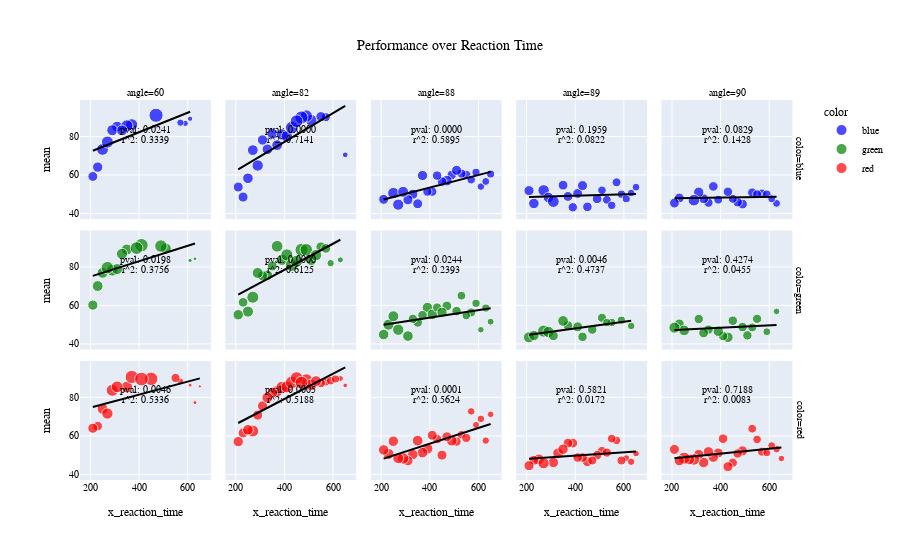

Here is the notebook cell this chart was saved with:
### Markdown cell above
# Performance over RT

### Code cell
perf_angle_df = events_df.groupby(["x_reaction_time", "color", "angle"])["performance"] \
    .agg(["count", "mean"]).reset_index()
perf_angle_df = weigted_outlier_filter("mean", "count", lower_q=.1, upper_q=.9)(perf_angle_df)
perf_angle_df = weigted_outlier_filter("x_reaction_time", "count", lower_q=.1, upper_q=.85)(perf_angle_df)
fig = px.scatter(perf_angle_df.sort_values("angle"), 
    title="Performance over Reaction Time",
    x="x_reaction_time", y="mean", 
    color="color", size="count", size_max=10,
    facet_row="color", facet_col="angle",
    render_mode="svg",
    # marginal_x="histogram",
    # animation_frame="angle",
    # facet_col_spacing=.25, facet_row_spacing=.1,
    trendline="ols", trendline_options=dict(log_x=False), trendline_color_override="black",
    color_discrete_map={
        "red": "red",
        "green": "green",
        "blue": "blue"})
for idx, row in px.get_trendline_results(fig).sort_values("color", ascending=False).iterrows():
    res = row["px_fit_results"]
    fig.add_annotation(xref=f"x{idx+1}", yref=f"y{idx+1}", showarrow=False, yshift=30, text=f"pval: {res.pvalues[1]:.4f}")
    fig.add_annotation(xref=f"x{idx+1}", yref=f"y{idx+1}", showarrow=False, yshift=20, text=f"r^2: {res.rsquared:.4f}")
fig.update_layout(
    title_x=0.5,
    font= my_font,
                )
fig.show()
pio.write_image(fig, 'per_density.png', width=1600, height=700)


# pio.write_image(fig, 'sacc.png', width=1600, height=700)
# import PIL
# import io

# frames = []
# for s, fr in enumerate(fig.frames):
#     fig.update(data=fr.data)
#     fig.layout.sliders[0].update(active=s)
#     frames.append(PIL.Image.open(io.BytesIO(fig.to_image(scale=2, format="png"))))
    
# # create animated GIF
# frames[0].save(
#         "test.gif",
#         save_all=True,
#         append_images=frames[1:],
#         optimize=True,
#         duration=500,
#         loop=0,
#     )
# Performance_over_reaction_time_bytes = fig.to_image(format="png", width=400, height=400)

### Figure 1 — Plotly figure (JSON) as saved in the notebook; plotly's stock layout.template omitted (floating-point values rounded to 4 significant figures)
{"data": [{"hovertemplate": "color=blue<br>angle=60<br>x_reaction_time=%{x}<br>mean=%{y}<br>count=%{marker.size}<extra></extra>", "legendgroup": "blue", "marker": {"color": "blue", "size": [130, 187, 37, 161, 161, 192, 53, 194, 193, 154, 70, 142, 266], "sizemode": "area", "sizeref": 2.66, "symbol": "circle"}, "mode": "markers", "name": "blue", "orientation": "v", "showlegend": true, "type": "scatter", "x": [210, 250, 610, 310, 290, 270, 590, 370, 350, 330, 570, 230, 470], "xaxis": "x11", "y": [59.23, 73.26, 89.19, 85.09, 83.23, 77.08, 86.79, 86.08, 85.49, 83.12, 87.14, 64.08, 90.98], "yaxis": "y11"}, {"hovertemplate": "<b>OLS trendline</b><br>mean = 0.0507244 * x_reaction_time + 61.9049<br>R<sup>2</sup>=0.533647<br><br>color=blue<br>angle=60<br>x_reaction_time=%{x}<br>mean=%{y} <b>(trend)</b><extra></extra>", "legendgroup": "blue", "line": {"color": "black"}, "marker": {"color": "blue", "symbol": "circle"}, "mode": "lines", "name": "blue", "showlegend": false, "type": "scatter", "x": [210, 230, 250, 270, 290, 310, 330, 350, 370, 470, 570, 590, 610], "xaxis": "x11", "y": [72.56, 73.57, 74.59, 75.6, 76.61, 77.63, 78.64, 79.66, 80.67, 85.75, 90.82, 91.83, 92.85], "yaxis": "y11"}, {"hovertemplate": "color=blue<br>angle=82<br>x_reaction_time=%{x}<br>mean=%{y}<br>count=%{marker.size}<extra></extra>", "legendgroup": "blue", "marker": {"color": "blue", "size": [155, 151, 150, 151, 174, 175, 155, 171, 214, 110, 181, 202, 227, 215, 44, 136, 134, 142, 134], "sizemode": "area", "sizeref": 2.66, "symbol": "circle"}, "mode": "markers", "name": "blue", "orientation": "v", "showlegend": false, "type": "scatter", "x": [370, 250, 330, 350, 390, 410, 270, 290, 430, 570, 510, 490, 470, 450, 650, 230, 550, 310, 210], "xaxis": "x12", "y": [75.48, 58.28, 73.33, 81.46, 81.03, 80, 72.9, 64.91, 84.58, 90, 88.4, 90.59, 89.87, 87.91, 70.45, 48.53, 90.3, 78.17, 53.73], "yaxis": "y12"}, {"hovertemplate": "<b>OLS trendline</b><br>mean = 0.0748545 * x_reaction_time + 47.1725<br>R<sup>2</sup>=0.518824<br><br>color=blue<br>angle=82<br>x_reaction_time=%{x}<br>mean=%{y} <b>(trend)</b><extra></extra>", "legendgroup": "blue", "line": {"color": "black"}, "marker": {"color": "blue", "symbol": "circle"}, "mode": "lines", "name": "blue", "showlegend": false, "type": "scatter", "x": [210, 230, 250, 270, 290, 310, 330, 350, 370, 390, 410, 430, 450, 470, 490, 510, 550, 570, 650], "xaxis": "x12", "y": [62.89, 64.39, 65.89, 67.38, 68.88, 70.38, 71.87, 73.37, 74.87, 76.37, 77.86, 79.36, 80.86, 82.35, 83.85, 85.35, 88.34, 89.84, 95.83], "yaxis": "y12"}, {"hovertemplate": "color=blue<br>angle=88<br>x_reaction_time=%{x}<br>mean=%{y}<br>count=%{marker.size}<extra></extra>", "legendgroup": "blue", "marker": {"color": "blue", "size": [115, 76, 139, 131, 138, 138, 86, 115, 174, 131, 120, 112, 99, 133, 149, 122, 113, 88, 160, 166, 83, 119], "sizemode": "area", "sizeref": 2.66, "symbol": "circle"}, "mode": "markers", "name": "blue", "orientation": "v", "showlegend": false, "type": "scatter", "x": [410, 610, 370, 350, 330, 310, 650, 550, 250, 210, 490, 530, 570, 510, 470, 450, 390, 590, 290, 270, 630, 430], "xaxis": "x13", "y": [51.3, 53.95, 59.71, 45.04, 50, 47.1, 60.47, 60, 50.57, 47.33, 60, 60.71, 57.58, 62.41, 57.05, 56.56, 51.33, 61.36, 51.25, 44.58, 56.63, 59.66], "yaxis": "y13"}, {"hovertemplate": "<b>OLS trendline</b><br>mean = 0.0325162 * x_reaction_time + 40.4761<br>R<sup>2</sup>=0.562421<br><br>color=blue<br>angle=88<br>x_reaction_time=%{x}<br>mean=%{y} <b>(trend)</b><extra></extra>", "legendgroup": "blue", "line": {"color": "black"}, "marker": {"color": "blue", "symbol": "circle"}, "mode": "lines", "name": "blue", "showlegend": false, "type": "scatter", "x": [210, 250, 270, 290, 310, 330, 350, 370, 390, 410, 430, 450, 470, 490, 510, 530, 550, 570, 590, 610, 630, 650], "xaxis": "x13", "y": [47.3, 48.61, 49.26, 49.91, 50.56, 51.21, 51.86, 52.51, 53.16, 53.81, 54.46, 55.11, 55.76, 56.41, 57.06, 57.71, 58.36, 59.01, 59.66, 60.31, 60.96, 61.61], "yaxis": "y13"}, {"hovertemplate": "color=blue<br>angle=89<br>x_reaction_time=%{x}<br>mean=%{y}<br>count=%{marker.size}<extra></extra>", "legendgroup": "blue", "marker": {"color": "blue", "size": [128, 90, 86, 135, 79, 175, 147, 184, 129, 118, 131, 104, 134, 122, 98, 126, 105, 95, 146, 82], "sizemode": "area", "sizeref": 2.66, "symbol": "circle"}, "mode": "markers", "name": "blue", "orientation": "v", "showlegend": false, "type": "scatter", "x": [350, 590, 610, 210, 630, 270, 290, 310, 410, 390, 370, 530, 430, 450, 510, 490, 570, 550, 230, 650], "xaxis": "x14", "y": [54.69, 50, 47.67, 51.85, 50.63, 52, 48.3, 46.2, 50.39, 43.22, 48.85, 47.12, 54.48, 43.44, 52.04, 47.62, 56.19, 44.21, 45.21, 53.66], "yaxis": "y14"}, {"hovertemplate": "<b>OLS trendline</b><br>mean = 0.00367583 * x_reaction_time + 47.7635<br>R<sup>2</sup>=0.017154<br><br>color=blue<br>angle=89<br>x_reaction_time=%{x}<br>mean=%{y} <b>(trend)</b><extra></extra>", "legendgroup": "blue", "line": {"color": "black"}, "marker": {"color": "blue", "symbol": "circle"}, "mode": "lines", "name": "blue", "showlegend": false, "type": "scatter", "x": [210, 230, 270, 290, 310, 350, 370, 390, 410, 430, 450, 490, 510, 530, 550, 570, 590, 610, 630, 650], "xaxis": "x14", "y": [48.54, 48.61, 48.76, 48.83, 48.9, 49.05, 49.12, 49.2, 49.27, 49.34, 49.42, 49.56, 49.64, 49.71, 49.79, 49.86, 49.93, 50.01, 50.08, 50.15], "yaxis": "y14"}, {"hovertemplate": "color=blue<br>angle=90<br>x_reaction_time=%{x}<br>mean=%{y}<br>count=%{marker.size}<extra></extra>", "legendgroup": "blue", "marker": {"color": "blue", "size": [127, 116, 127, 120, 99, 104, 105, 119, 106, 124, 98, 114, 128, 143, 179, 84, 84, 130], "sizemode": "area", "sizeref": 2.66, "symbol": "circle"}, "mode": "markers", "name": "blue", "orientation": "v", "showlegend": false, "type": "scatter", "x": [230, 530, 490, 470, 570, 550, 450, 430, 390, 370, 590, 350, 330, 310, 290, 630, 610, 210], "xaxis": "x15", "y": [48.03, 50.86, 44.88, 45.83, 50.51, 50, 47.62, 51.26, 47.17, 54.03, 50, 45.61, 47.66, 51.05, 46.93, 45.24, 47.62, 45.38], "yaxis": "y15"}, {"hovertemplate": "<b>OLS trendline</b><br>mean = 0.00180352 * x_reaction_time + 47.5342<br>R<sup>2</sup>=0.008328<br><br>color=blue<br>angle=90<br>x_reaction_time=%{x}<br>mean=%{y} <b>(trend)</b><extra></extra>", "legendgroup": "blue", "line": {"color": "black"}, "marker": {"color": "blue", "symbol": "circle"}, "mode": "lines", "name": "blue", "showlegend": false, "type": "scatter", "x": [210, 230, 290, 310, 330, 350, 370, 390, 430, 450, 470, 490, 530, 550, 570, 590, 610, 630], "xaxis": "x15", "y": [47.91, 47.95, 48.06, 48.09, 48.13, 48.17, 48.2, 48.24, 48.31, 48.35, 48.38, 48.42, 48.49, 48.53, 48.56, 48.6, 48.63, 48.67], "yaxis": "y15"}, {"hovertemplate": "color=green<br>angle=60<br>x_reaction_time=%{x}<br>mean=%{y}<br>count=%{marker.size}<extra></extra>", "legendgroup": "green", "marker": {"color": "green", "size": [138, 156, 24, 184, 161, 206, 164, 241, 215, 166, 19, 157, 162, 207], "sizemode": "area", "sizeref": 2.66, "symbol": "circle"}, "mode": "markers", "name": "green", "orientation": "v", "showlegend": true, "type": "scatter", "x": [210, 250, 610, 290, 310, 270, 350, 410, 390, 330, 630, 230, 510, 490], "xaxis": "x6", "y": [60.14, 76.92, 83.33, 78.26, 78.88, 79.61, 89.02, 91.29, 89.77, 86.75, 84.21, 70.06, 89.51, 90.82], "yaxis": "y6"}, {"hovertemplate": "<b>OLS trendline</b><br>mean = 0.0400627 * x_reaction_time + 66.9323<br>R<sup>2</sup>=0.375578<br><br>color=green<br>angle=60<br>x_reaction_time=%{x}<br>mean=%{y} <b>(trend)</b><extra></extra>", "legendgroup": "green", "line": {"color": "black"}, "marker": {"color": "green", "symbol": "circle"}, "mode": "lines", "name": "green", "showlegend": false, "type": "scatter", "x": [210, 230, 250, 270, 290, 310, 330, 350, 390, 410, 490, 510, 610, 630], "xaxis": "x6", "y": [75.35, 76.15, 76.95, 77.75, 78.55, 79.35, 80.15, 80.95, 82.56, 83.36, 86.56, 87.36, 91.37, 92.17], "yaxis": "y6"}, {"hovertemplate": "color=green<br>angle=82<br>x_reaction_time=%{x}<br>mean=%{y}<br>count=%{marker.size}<extra></extra>", "legendgroup": "green", "marker": {"color": "green", "size": [72, 172, 128, 162, 183, 148, 196, 193, 221, 193, 135, 225, 158, 207, 125, 173, 125, 49, 145, 134, 160], "sizemode": "area", "sizeref": 2.66, "symbol": "circle"}, "mode": "markers", "name": "green", "orientation": "v", "showlegend": false, "type": "scatter", "x": [590, 390, 350, 250, 370, 330, 410, 270, 430, 450, 550, 470, 510, 490, 570, 530, 230, 630, 210, 310, 290], "xaxis": "x7", "y": [81.94, 83.72, 80.47, 56.79, 90.71, 75.68, 86.22, 64.25, 81.0, 82.9, 90.37, 88.89, 83.54, 88.89, 89.6, 86.13, 61.6, 83.67, 55.17, 75.37, 76.88], "yaxis": "y7"}, {"hovertemplate": "<b>OLS trendline</b><br>mean = 0.0678944 * x_reaction_time + 51.3269<br>R<sup>2</sup>=0.612473<br><br>color=green<br>angle=82<br>x_reaction_time=%{x}<br>mean=%{y} <b>(trend)</b><extra></extra>", "legendgroup": "green", "line": {"color": "black"}, "marker": {"color": "green", "symbol": "circle"}, "mode": "lines", "name": "green", "showlegend": false, "type": "scatter", "x": [210, 230, 250, 270, 290, 310, 330, 350, 370, 390, 410, 430, 450, 470, 490, 510, 530, 550, 570, 590, 630], "xaxis": "x7", "y": [65.58, 66.94, 68.3, 69.66, 71.02, 72.37, 73.73, 75.09, 76.45, 77.81, 79.16, 80.52, 81.88, 83.24, 84.6, 85.95, 87.31, 88.67, 90.03, 91.38, 94.1], "yaxis": "y7"}, {"hovertemplate": "color=green<br>angle=88<br>x_reaction_time=%{x}<br>mean=%{y}<br>count=%{marker.size}<extra></extra>", "legendgroup": "green", "marker": {"color": "green", "size": [146, 150, 90, 57, 110, 125, 152, 64, 87, 164, 103, 147, 129, 121, 112, 140, 95, 122, 115, 171, 160], "sizemode": "area", "sizeref": 2.66, "symbol": "circle"}, "mode": "markers", "name": "green", "orientation": "v", "showlegend": false, "type": "scatter", "x": [390, 410, 590, 610, 570, 350, 310, 650, 630, 230, 530, 210, 470, 510, 430, 450, 550, 370, 330, 270, 250], "xaxis": "x8", "y": [58.9, 55.33, 61.11, 47.37, 56.36, 51.2, 44.08, 51.56, 58.62, 50, 65.05, 44.9, 59.69, 57.02, 58.93, 56.43, 54.74, 54.92, 53.04, 47.37, 54.38], "yaxis": "y8"}, {"hovertemplate": "<b>OLS trendline</b><br>mean = 0.0193443 * x_reaction_time + 45.9417<br>R<sup>2</sup>=0.239305<br><br>color=green<br>angle=88<br>x_reaction_time=%{x}<br>mean=%{y} <b>(trend)</b><extra></extra>", "legendgroup": "green", "line": {"color": "black"}, "marker": {"color": "green", "symbol": "circle"}, "mode": "lines", "name": "green", "showlegend": false, "type": "scatter", "x": [210, 230, 250, 270, 310, 330, 350, 370, 390, 410, 430, 450, 470, 510, 530, 550, 570, 590, 610, 630, 650], "xaxis": "x8", "y": [50.0, 50.39, 50.78, 51.16, 51.94, 52.33, 52.71, 53.1, 53.49, 53.87, 54.26, 54.65, 55.03, 55.81, 56.19, 56.58, 56.97, 57.35, 57.74, 58.13, 58.52], "yaxis": "y8"}, {"hovertemplate": "color=green<br>angle=89<br>x_reaction_time=%{x}<br>mean=%{y}<br>count=%{marker.size}<extra></extra>", "legendgroup": "green", "marker": {"color": "green", "size": [168, 195, 171, 131, 86, 123, 154, 88, 133, 112, 118, 119, 142, 94, 77], "sizemode": "area", "sizeref": 2.66, "symbol": "circle"}, "mode": "markers", "name": "green", "orientation": "v", "showlegend": false, "type": "scatter", "x": [210, 270, 290, 310, 590, 370, 350, 550, 410, 510, 470, 430, 230, 530, 630], "xaxis": "x9", "y": [43.45, 46.67, 46.2, 44.27, 52.33, 49.59, 51.95, 51.14, 48.87, 53.57, 47.46, 43.7, 44.37, 51.06, 49.35], "yaxis": "y9"}, {"hovertemplate": "<b>OLS trendline</b><br>mean = 0.0174096 * x_reaction_time + 41.1271<br>R<sup>2</sup>=0.473681<br><br>color=green<br>angle=89<br>x_reaction_time=%{x}<br>mean=%{y} <b>(trend)</b><extra></extra>", "legendgroup": "green", "line": {"color": "black"}, "marker": {"color": "green", "symbol": "circle"}, "mode": "lines", "name": "green", "showlegend": false, "type": "scatter", "x": [210, 230, 270, 290, 310, 350, 370, 410, 430, 470, 510, 530, 550, 590, 630], "xaxis": "x9", "y": [44.78, 45.13, 45.83, 46.18, 46.52, 47.22, 47.57, 48.27, 48.61, 49.31, 50.01, 50.35, 50.7, 51.4, 52.1], "yaxis": "y9"}, {"hovertemplate": "color=green<br>angle=90<br>x_reaction_time=%{x}<br>mean=%{y}<br>count=%{marker.size}<extra></extra>", "legendgroup": "green", "marker": {"color": "green", "size": [58, 133, 105, 117, 121, 115, 121, 145, 118, 148, 82, 118, 129, 119, 151, 163], "sizemode": "area", "sizeref": 2.66, "symbol": "circle"}, "mode": "markers", "name": "green", "orientation": "v", "showlegend": false, "type": "scatter", "x": [630, 230, 530, 510, 490, 550, 450, 430, 410, 390, 590, 350, 330, 310, 250, 210], "xaxis": "x10", "y": [56.9, 50.38, 48.57, 44.44, 48.76, 53.04, 52.07, 43.45, 44.07, 46.62, 46.34, 47.46, 45.74, 52.94, 47.02, 48.47], "yaxis": "y10"}, {"hovertemplate": "<b>OLS trendline</b><br>mean = 0.00614246 * x_reaction_time + 45.9594<br>R<sup>2</sup>=0.045549<br><br>color=green<br>angle=90<br>x_reaction_time=%{x}<br>mean=%{y} <b>(trend)</b><extra></extra>", "legendgroup": "green", "line": {"color": "black"}, "marker": {"color": "green", "symbol": "circle"}, "mode": "lines", "name": "green", "showlegend": false, "type": "scatter", "x": [210, 230, 250, 310, 330, 350, 390, 410, 430, 450, 490, 510, 530, 550, 590, 630], "xaxis": "x10", "y": [47.25, 47.37, 47.49, 47.86, 47.99, 48.11, 48.35, 48.48, 48.6, 48.72, 48.97, 49.09, 49.21, 49.34, 49.58, 49.83], "yaxis": "y10"}, {"hovertemplate": "color=red<br>angle=60<br>x_reaction_time=%{x}<br>mean=%{y}<br>count=%{marker.size}<extra></extra>", "legendgroup": "red", "marker": {"color": "red", "size": [22, 158, 196, 169, 184, 60, 234, 186, 241, 111, 248, 123, 136, 22, 14], "sizemode": "area", "sizeref": 2.66, "symbol": "circle"}, "mode": "markers", "name": "red", "orientation": "v", "showlegend": true, "type": "scatter", "x": [610, 250, 290, 270, 350, 570, 370, 310, 450, 550, 410, 230, 210, 630, 650], "xaxis": "x", "y": [86.36, 74.05, 83.67, 71.6, 85.33, 88.33, 90.6, 85.48, 89.63, 90.09, 89.52, 65.04, 63.97, 77.27, 85.71], "yaxis": "y"}, {"hovertemplate": "<b>OLS trendline</b><br>mean = 0.0337331 * x_reaction_time + 67.9466<br>R<sup>2</sup>=0.333912<br><br>color=red<br>angle=60<br>x_reaction_time=%{x}<br>mean=%{y} <b>(trend)</b><extra></extra>", "legendgroup": "red", "line": {"color": "black"}, "marker": {"color": "red", "symbol": "circle"}, "mode": "lines", "name": "red", "showlegend": false, "type": "scatter", "x": [210, 230, 250, 270, 290, 310, 350, 370, 410, 450, 550, 570, 610, 630, 650], "xaxis": "x", "y": [75.03, 75.71, 76.38, 77.05, 77.73, 78.4, 79.75, 80.43, 81.78, 83.13, 86.5, 87.17, 88.52, 89.2, 89.87], "yaxis": "y"}, {"hovertemplate": "color=red<br>angle=82<br>x_reaction_time=%{x}<br>mean=%{y}<br>count=%{marker.size}<extra></extra>", "legendgroup": "red", "marker": {"color": "red", "size": [101, 173, 139, 97, 196, 187, 192, 111, 201, 178, 213, 203, 153, 159, 29, 211, 49, 142, 156, 130, 86, 152, 137], "sizemode": "area", "sizeref": 2.66, "symbol": "circle"}, "mode": "markers", "name": "red", "orientation": "v", "showlegend": false, "type": "scatter", "x": [570, 370, 310, 590, 390, 270, 410, 550, 490, 510, 430, 450, 350, 330, 650, 470, 630, 210, 530, 230, 610, 250, 290], "xaxis": "x2", "y": [88.12, 83.24, 75.54, 88.66, 85.2, 62.57, 85.42, 87.39, 89.05, 86.52, 87.79, 90.15, 82.35, 79.87, 86.21, 87.68, 89.8, 57.04, 88.46, 61.54, 89.53, 63.16, 70.8], "yaxis": "y2"}, {"hovertemplate": "<b>OLS trendline</b><br>mean = 0.0656395 * x_reaction_time + 52.9093<br>R<sup>2</sup>=0.714093<br><br>color=red<br>angle=82<br>x_reaction_time=%{x}<br>mean=%{y} <b>(trend)</b><extra></extra>", "legendgroup": "red", "line": {"color": "black"}, "marker": {"color": "red", "symbol": "circle"}, "mode": "lines", "name": "red", "showlegend": false, "type": "scatter", "x": [210, 230, 250, 270, 290, 310, 330, 350, 370, 390, 410, 430, 450, 470, 490, 510, 530, 550, 570, 590, 610, 630, 650], "xaxis": "x2", "y": [66.69, 68.01, 69.32, 70.63, 71.94, 73.26, 74.57, 75.88, 77.2, 78.51, 79.82, 81.13, 82.45, 83.76, 85.07, 86.39, 87.7, 89.01, 90.32, 91.64, 92.95, 94.26, 95.57], "yaxis": "y2"}, {"hovertemplate": "color=red<br>angle=88<br>x_reaction_time=%{x}<br>mean=%{y}<br>count=%{marker.size}<extra></extra>", "legendgroup": "red", "marker": {"color": "red", "size": [163, 150, 153, 77, 145, 67, 145, 138, 77, 162, 59, 94, 146, 73, 120, 114, 153, 131, 134, 112, 176, 159, 131], "sizemode": "area", "sizeref": 2.66, "symbol": "circle"}, "mode": "markers", "name": "red", "orientation": "v", "showlegend": false, "type": "scatter", "x": [390, 370, 350, 610, 250, 590, 330, 310, 570, 230, 650, 530, 210, 630, 430, 510, 490, 470, 450, 550, 290, 270, 410], "xaxis": "x3", "y": [53.37, 51.33, 57.52, 68.83, 57.24, 65.67, 50.34, 47.1, 72.73, 50.62, 71.19, 60.64, 52.74, 57.53, 58.33, 57.02, 57.52, 59.54, 50, 58.93, 48.3, 48.43, 60.31], "yaxis": "y3"}, {"hovertemplate": "<b>OLS trendline</b><br>mean = 0.0408291 * x_reaction_time + 39.6272<br>R<sup>2</sup>=0.589520<br><br>color=red<br>angle=88<br>x_reaction_time=%{x}<br>mean=%{y} <b>(trend)</b><extra></extra>", "legendgroup": "red", "line": {"color": "black"}, "marker": {"color": "red", "symbol": "circle"}, "mode": "lines", "name": "red", "showlegend": false, "type": "scatter", "x": [210, 230, 250, 270, 290, 310, 330, 350, 370, 390, 410, 430, 450, 470, 490, 510, 530, 550, 570, 590, 610, 630, 650], "xaxis": "x3", "y": [48.2, 49.02, 49.83, 50.65, 51.47, 52.28, 53.1, 53.92, 54.73, 55.55, 56.37, 57.18, 58.0, 58.82, 59.63, 60.45, 61.27, 62.08, 62.9, 63.72, 64.53, 65.35, 66.17], "yaxis": "y3"}, {"hovertemplate": "color=red<br>angle=89<br>x_reaction_time=%{x}<br>mean=%{y}<br>count=%{marker.size}<extra></extra>", "legendgroup": "red", "marker": {"color": "red", "size": [92, 159, 145, 64, 159, 108, 59, 131, 166, 128, 128, 145, 121, 135, 99, 123, 120, 108, 121, 137, 113, 73], "sizemode": "area", "sizeref": 2.66, "symbol": "circle"}, "mode": "markers", "name": "red", "orientation": "v", "showlegend": false, "type": "scatter", "x": [570, 330, 310, 610, 250, 590, 650, 230, 270, 390, 370, 350, 510, 450, 550, 430, 490, 470, 410, 210, 530, 630], "xaxis": "x4", "y": [57.61, 50.94, 46.21, 48.44, 47.8, 47.22, 50.85, 47.33, 45.78, 56.25, 56.25, 53.1, 52.07, 46.67, 58.59, 48.78, 50, 47.22, 48.76, 44.53, 51.33, 46.58], "yaxis": "y4"}, {"hovertemplate": "<b>OLS trendline</b><br>mean = 0.0085843 * x_reaction_time + 46.3582<br>R<sup>2</sup>=0.082175<br><br>color=red<br>angle=89<br>x_reaction_time=%{x}<br>mean=%{y} <b>(trend)</b><extra></extra>", "legendgroup": "red", "line": {"color": "black"}, "marker": {"color": "red", "symbol": "circle"}, "mode": "lines", "name": "red", "showlegend": false, "type": "scatter", "x": [210, 230, 250, 270, 310, 330, 350, 370, 390, 410, 430, 450, 470, 490, 510, 530, 550, 570, 590, 610, 630, 650], "xaxis": "x4", "y": [48.16, 48.33, 48.5, 48.68, 49.02, 49.19, 49.36, 49.53, 49.71, 49.88, 50.05, 50.22, 50.39, 50.56, 50.74, 50.91, 51.08, 51.25, 51.42, 51.59, 51.77, 51.94], "yaxis": "y4"}, {"hovertemplate": "color=red<br>angle=90<br>x_reaction_time=%{x}<br>mean=%{y}<br>count=%{marker.size}<extra></extra>", "legendgroup": "red", "marker": {"color": "red", "size": [79, 134, 102, 136, 118, 115, 98, 134, 123, 133, 141, 145, 110, 145, 137, 178, 159, 80, 84, 192, 140, 58], "sizemode": "area", "sizeref": 2.66, "symbol": "circle"}, "mode": "markers", "name": "red", "orientation": "v", "showlegend": false, "type": "scatter", "x": [630, 210, 530, 490, 470, 450, 550, 430, 410, 390, 370, 350, 570, 330, 310, 290, 270, 610, 590, 250, 230, 650], "xaxis": "x5", "y": [53.16, 52.99, 63.73, 52.21, 50.85, 46.09, 58.16, 44.03, 58.54, 51.13, 48.94, 51.72, 51.82, 46.21, 50.36, 47.75, 47.8, 55, 51.19, 48.44, 47.14, 48.28], "yaxis": "y5"}, {"hovertemplate": "<b>OLS trendline</b><br>mean = 0.0126596 * x_reaction_time + 45.7625<br>R<sup>2</sup>=0.142784<br><br>color=red<br>angle=90<br>x_reaction_time=%{x}<br>mean=%{y} <b>(trend)</b><extra></extra>", "legendgroup": "red", "line": {"color": "black"}, "marker": {"color": "red", "symbol": "circle"}, "mode": "lines", "name": "red", "showlegend": false, "type": "scatter", "x": [210, 230, 250, 270, 290, 310, 330, 350, 370, 390, 410, 430, 450, 470, 490, 530, 550, 570, 590, 610, 630, 650], "xaxis": "x5", "y": [48.42, 48.67, 48.93, 49.18, 49.43, 49.69, 49.94, 50.19, 50.45, 50.7, 50.95, 51.21, 51.46, 51.71, 51.97, 52.47, 52.73, 52.98, 53.23, 53.48, 53.74, 53.99], "yaxis": "y5"}], "layout": {"annotations": [{"showarrow": false, "text": "angle=60", "x": 0.09, "xanchor": "center", "xref": "paper", "y": 1.0, "yanchor": "bottom", "yref": "paper"}, {"showarrow": false, "text": "angle=82", "x": 0.29, "xanchor": "center", "xref": "paper", "y": 1.0, "yanchor": "bottom", "yref": "paper"}, {"showarrow": false, "text": "angle=88", "x": 0.49, "xanchor": "center", "xref": "paper", "y": 1.0, "yanchor": "bottom", "yref": "paper"}, {"showarrow": false, "text": "angle=89", "x": 0.69, "xanchor": "center", "xref": "paper", "y": 1.0, "yanchor": "bottom", "yref": "paper"}, {"showarrow": false, "text": "angle=90", "x": 0.89, "xanchor": "center", "xref": "paper", "y": 1.0, "yanchor": "bottom", "yref": "paper"}, {"showarrow": false, "text": "color=red", "textangle": 90, "x": 0.98, "xanchor": "left", "xref": "paper", "y": 0.1567, "yanchor": "middle", "yref": "paper"}, {"showarrow": false, "text": "color=green", "textangle": 90, "x": 0.98, "xanchor": "left", "xref": "paper", "y": 0.5, "yanchor": "middle", "yref": "paper"}, {"showarrow": false, "text": "color=blue", "textangle": 90, "x": 0.98, "xanchor": "left", "xref": "paper", "y": 0.8433, "yanchor": "middle", "yref": "paper"}, {"showarrow": false, "text": "pval: 0.0241", "xref": "x11", "yref": "y11", "yshift": 30}, {"showarrow": false, "text": "r^2: 0.3339", "xref": "x11", "yref": "y11", "yshift": 20}, {"showarrow": false, "text": "pval: 0.0000", "xref": "x12", "yref": "y12", "yshift": 30}, {"showarrow": false, "text": "r^2: 0.7141", "xref": "x12", "yref": "y12", "yshift": 20}, {"showarrow": false, "text": "pval: 0.0000", "xref": "x13", "yref": "y13", "yshift": 30}, {"showarrow": false, "text": "r^2: 0.5895", "xref": "x13", "yref": "y13", "yshift": 20}, {"showarrow": false, "text": "pval: 0.1959", "xref": "x14", "yref": "y14", "yshift": 30}, {"showarrow": false, "text": "r^2: 0.0822", "xref": "x14", "yref": "y14", "yshift": 20}, {"showarrow": false, "text": "pval: 0.0829", "xref": "x15", "yref": "y15", "yshift": 30}, {"showarrow": false, "text": "r^2: 0.1428", "xref": "x15", "yref": "y15", "yshift": 20}, {"showarrow": false, "text": "pval: 0.0198", "xref": "x6", "yref": "y6", "yshift": 30}, {"showarrow": false, "text": "r^2: 0.3756", "xref": "x6", "yref": "y6", "yshift": 20}, {"showarrow": false, "text": "pval: 0.0000", "xref": "x7", "yref": "y7", "yshift": 30}, {"showarrow": false, "text": "r^2: 0.6125", "xref": "x7", "yref": "y7", "yshift": 20}, {"showarrow": false, "text": "pval: 0.0244", "xref": "x8", "yref": "y8", "yshift": 30}, {"showarrow": false, "text": "r^2: 0.2393", "xref": "x8", "yref": "y8", "yshift": 20}, {"showarrow": false, "text": "pval: 0.0046", "xref": "x9", "yref": "y9", "yshift": 30}, {"showarrow": false, "text": "r^2: 0.4737", "xref": "x9", "yref": "y9", "yshift": 20}, {"showarrow": false, "text": "pval: 0.4274", "xref": "x10", "yref": "y10", "yshift": 30}, {"showarrow": false, "text": "r^2: 0.0455", "xref": "x10", "yref": "y10", "yshift": 20}, {"showarrow": false, "text": "pval: 0.0046", "xref": "x", "yref": "y", "yshift": 30}, {"showarrow": false, "text": "r^2: 0.5336", "xref": "x", "yref": "y", "yshift": 20}, {"showarrow": false, "text": "pval: 0.0005", "xref": "x2", "yref": "y2", "yshift": 30}, {"showarrow": false, "text": "r^2: 0.5188", "xref": "x2", "yref": "y2", "yshift": 20}, {"showarrow": false, "text": "pval: 0.0001", "xref": "x3", "yref": "y3", "yshift": 30}, {"showarrow": false, "text": "r^2: 0.5624", "xref": "x3", "yref": "y3", "yshift": 20}, {"showarrow": false, "text": "pval: 0.5821", "xref": "x4", "yref": "y4", "yshift": 30}, {"showarrow": false, "text": "r^2: 0.0172", "xref": "x4", "yref": "y4", "yshift": 20}, {"showarrow": false, "text": "pval: 0.7188", "xref": "x5", "yref": "y5", "yshift": 30}, {"showarrow": false, "text": "r^2: 0.0083", "xref": "x5", "yref": "y5", "yshift": 20}], "autosize": true, "font": {"color": "black", "family": "Vazir", "size": 10}, "legend": {"itemsizing": "constant", "title": {"text": "color"}, "tracegroupgap": 0}, "title": {"text": "Performance over Reaction Time", "x": 0.5}, "xaxis": {"anchor": "y", "autorange": true, "domain": [0, 0.18], "range": [163.3, 690.9], "title": {"text": "x_reaction_time"}, "type": "linear"}, "xaxis10": {"anchor": "y10", "autorange": true, "domain": [0.8, 0.98], "matches": "x", "range": [163.3, 690.9], "showticklabels": false, "type": "linear"}, "xaxis11": {"anchor": "y11", "autorange": true, "domain": [0, 0.18], "matches": "x", "range": [163.3, 690.9], "showticklabels": false, "type": "linear"}, "xaxis12": {"anchor": "y12", "autorange": true, "domain": [0.2, 0.38], "matches": "x", "range": [163.3, 690.9], "showticklabels": false, "type": "linear"}, "xaxis13": {"anchor": "y13", "autorange": true, "domain": [0.4, 0.58], "matches": "x", "range": [163.3, 690.9], "showticklabels": false, "type": "linear"}, "xaxis14": {"anchor": "y14", "autorange": true, "domain": [0.6, 0.78], "matches": "x", "range": [163.3, 690.9], "showticklabels": false, "type": "linear"}, "xaxis15": {"anchor": "y15", "autorange": true, "domain": [0.8, 0.98], "matches": "x", "range": [163.3, 690.9], "showticklabels": false, "type": "linear"}, "xaxis2": {"anchor": "y2", "autorange": true, "domain": [0.2, 0.38], "matches": "x", "range": [163.3, 690.9], "title": {"text": "x_reaction_time"}, "type": "linear"}, "xaxis3": {"anchor": "y3", "autorange": true, "domain": [0.4, 0.58], "matches": "x", "range": [163.3, 690.9], "title": {"text": "x_reaction_time"}, "type": "linear"}, "xaxis4": {"anchor": "y4", "autorange": true, "domain": [0.6, 0.78], "matches": "x", "range": [163.3, 690.9], "title": {"text": "x_reaction_time"}, "type": "linear"}, "xaxis5": {"anchor": "y5", "autorange": true, "domain": [0.8, 0.98], "matches": "x", "range": [163.3, 690.9], "title": {"text": "x_reaction_time"}, "type": "linear"}, "xaxis6": {"anchor": "y6", "autorange": true, "domain": [0, 0.18], "matches": "x", "range": [163.3, 690.9], "showticklabels": false, "type": "linear"}, "xaxis7": {"anchor": "y7", "autorange": true, "domain": [0.2, 0.38], "matches": "x", "range": [163.3, 690.9], "showticklabels": false, "type": "linear"}, "xaxis8": {"anchor": "y8", "autorange": true, "domain": [0.4, 0.58], "matches": "x", "range": [163.3, 690.9], "showticklabels": false, "type": "linear"}, "xaxis9": {"anchor": "y9", "autorange": true, "domain": [0.6, 0.78], "matches": "x", "range": [163.3, 690.9], "showticklabels": false, "type": "linear"}, "yaxis": {"anchor": "x", "autorange": true, "domain": [0, 0.3133], "range": [27.93, 124.1], "title": {"text": "mean"}, "type": "linear"}, "yaxis10": {"anchor": "x10", "autorange": true, "domain": [0.3433, 0.6567], "matches": "y", "range": [27.93, 124.1], "showticklabels": false, "type": "linear"}, "yaxis11": {"anchor": "x11", "autorange": true, "domain": [0.6867, 1.0], "matches": "y", "range": [27.93, 124.1], "title": {"text": "mean"}, "type": "linear"}, "yaxis12": {"anchor": "x12", "autorange": true, "domain": [0.6867, 1.0], "matches": "y", "range": [27.93, 124.1], "showticklabels": false, "type": "linear"}, "yaxis13": {"anchor": "x13", "autorange": true, "domain": [0.6867, 1.0], "matches": "y", "range": [27.93, 124.1], "showticklabels": false, "type": "linear"}, "yaxis14": {"anchor": "x14", "autorange": true, "domain": [0.6867, 1.0], "matches": "y", "range": [27.93, 124.1], "showticklabels": false, "type": "linear"}, "yaxis15": {"anchor": "x15", "autorange": true, "domain": [0.6867, 1.0], "matches": "y", "range": [27.93, 124.1], "showticklabels": false, "type": "linear"}, "yaxis2": {"anchor": "x2", "autorange": true, "domain": [0, 0.3133], "matches": "y", "range": [27.93, 124.1], "showticklabels": false, "type": "linear"}, "yaxis3": {"anchor": "x3", "autorange": true, "domain": [0, 0.3133], "matches": "y", "range": [27.93, 124.1], "showticklabels": false, "type": "linear"}, "yaxis4": {"anchor": "x4", "autorange": true, "domain": [0, 0.3133], "matches": "y", "range": [27.93, 124.1], "showticklabels": false, "type": "linear"}, "yaxis5": {"anchor": "x5", "autorange": true, "domain": [0, 0.3133], "matches": "y", "range": [27.93, 124.1], "showticklabels": false, "type": "linear"}, "yaxis6": {"anchor": "x6", "autorange": true, "domain": [0.3433, 0.6567], "matches": "y", "range": [27.93, 124.1], "title": {"text": "mean"}, "type": "linear"}, "yaxis7": {"anchor": "x7", "autorange": true, "domain": [0.3433, 0.6567], "matches": "y", "range": [27.93, 124.1], "showticklabels": false, "type": "linear"}, "yaxis8": {"anchor": "x8", "autorange": true, "domain": [0.3433, 0.6567], "matches": "y", "range": [27.93, 124.1], "showticklabels": false, "type": "linear"}, "yaxis9": {"anchor": "x9", "autorange": true, "domain": [0.3433, 0.6567], "matches": "y", "range": [27.93, 124.1], "showticklabels": false, "type": "linear"}}}
